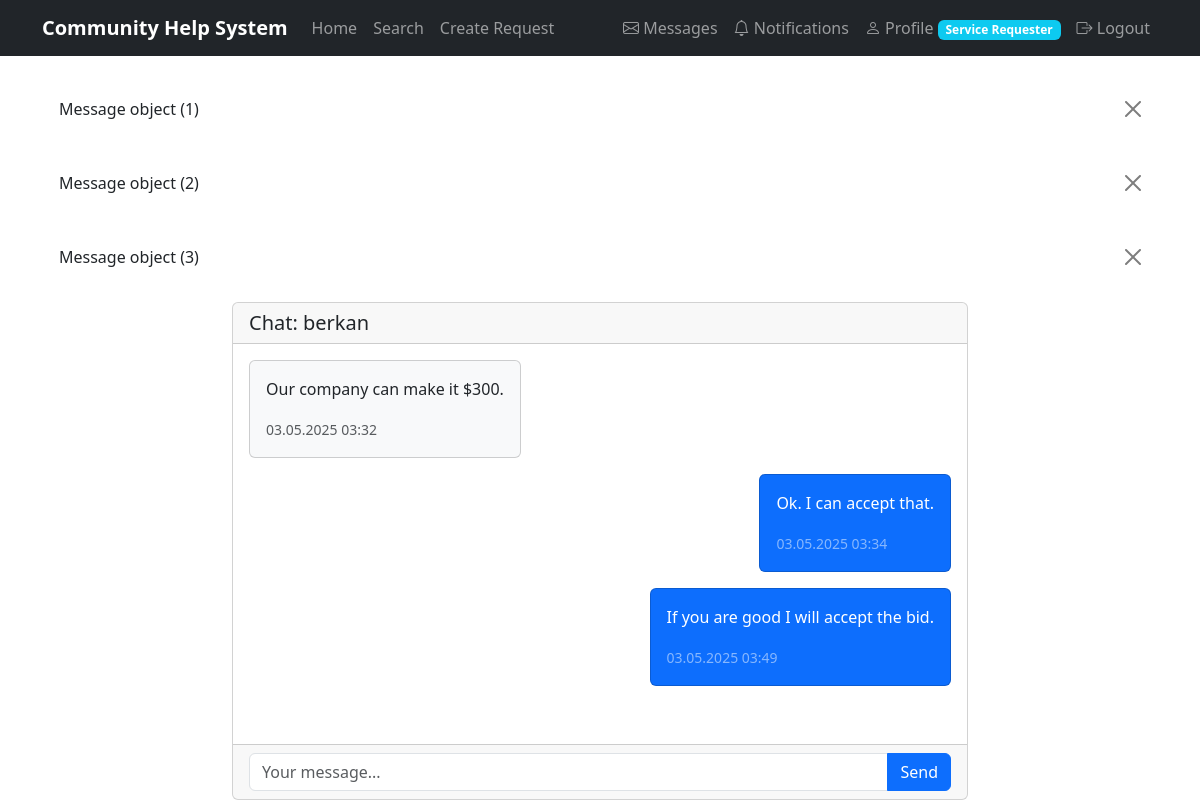
Screenshot of /chat/1/ (signed in) with the database file from the repository.
### community/models.py (models this page shows)
class Message(models.Model):
    sender = models.ForeignKey(User, on_delete=models.CASCADE, related_name='sent_messages')
    receiver = models.ForeignKey(User, on_delete=models.CASCADE, related_name='received_messages')
    content = models.TextField()
    is_read = models.BooleanField(default=False)
    created_at = models.DateTimeField(default=timezone.now)

class User(AbstractUser):
    is_resident = models.BooleanField(default=False)
    is_service_provider = models.BooleanField(default=False)
    profile_picture = models.ImageField(upload_to='profile_pics/', null=True, blank=True)
    phone_number = models.CharField(max_length=15, null=True, blank=True)
    address = models.CharField(max_length=255, null=True, blank=True)
    bio = models.TextField(null=True, blank=True)
    rating = models.DecimalField(max_digits=3, decimal_places=2, default=0.00)
    created_at = models.DateTimeField(default=timezone.now)

### community/views.py (the view)
# urls.py: path('chat/<int:user_id>/', views.chat, name='chat'),
@login_required
def chat(request, user_id):
    other_user = get_object_or_404(User, pk=user_id)
    messages = Message.objects.filter(
        (Q(sender=request.user) & Q(receiver=other_user)) |
        (Q(sender=other_user) & Q(receiver=request.user))
    ).order_by('created_at')
    unread_notifications_count = get_unread_notifications_count(request.user)
    if request.method == 'POST':
        form = MessageForm(request.POST)
        if form.is_valid():
            message = form.save(commit=False)
            message.sender = request.user
            message.receiver = other_user
            message.save()
            return redirect('chat', user_id=user_id)
    else:
        form = MessageForm()
    return render(request, 'community/chat.html', {
        'other_user': other_user,
        'messages': messages,
        'form': form,
        'unread_notifications_count': unread_notifications_count
    })

### community/forms.py
class MessageForm(forms.ModelForm):
    class Meta:
        model = Message
        fields = ['content']

### community/views.py (called while the page is built)
def get_unread_notifications_count(user):
    return Notification.objects.filter(user=user, is_read=False).count()

### templates/community/chat.html (shortened to what this page needs)
{% extends 'community/base.html' %}
{% block content %}
<div class="row">
    <div class="col-md-8 mx-auto">
        <div class="card">
            <div class="card-header">
                <h5 class="mb-0">Chat: {{ other_user.username }}</h5>
            </div>
            <div class="card-body" style="height: 400px; overflow-y: auto;">
                {% for message in messages %}
                    <div class="mb-3">
                        <div class="d-flex {% if message.sender == user %}justify-content-end{% endif %}">
                            <div class="card {% if message.sender == user %}bg-primary text-white{% else %}bg-light{% endif %}" style="max-width: 70%;">
                                <div class="card-body">
                                    <p class="card-text">{{ message.content }}</p>
                                    <small class="text-{% if message.sender == user %}white-50{% else %}muted{% endif %}">
                                        {{ message.created_at|date:"d.m.Y H:i" }}
                                    </small>
                                </div>
                            </div>
                        </div>
                    </div>
                {% empty %}
                    <p class="text-muted text-center">No messages yet.</p>
                {% endfor %}
            </div>
            <div class="card-footer">
                <form method="post">
                    <div class="input-group">
                        <input type="text" class="form-control" name="content" placeholder="Your message..." required>
                        <button type="submit" class="btn btn-primary">Send</button>
                    </div>
                </form>
            </div>
        </div>
    </div>
</div>
{% endblock %}

### templates/community/base.html (shortened to what this page needs)
<!DOCTYPE html>
<html lang="en">
<head>
    <link href="https://cdn.jsdelivr.net/npm/bootstrap@5.3.0/dist/css/bootstrap.min.css" rel="stylesheet">
    <link rel="stylesheet" href="https://cdn.jsdelivr.net/npm/bootstrap-icons@1.7.2/font/bootstrap-icons.css">
</head>
<body>
    <nav class="navbar navbar-expand-lg navbar-dark bg-dark">
        <div class="container">
            <a class="navbar-brand" href="{% url 'home' %}">Community Help System</a>
            <div class="collapse navbar-collapse" id="navbarNav">
                {% if user.is_authenticated %}
                    <ul class="navbar-nav me-auto">
                        <li class="nav-item">
                            <a class="nav-link" href="{% url 'home' %}">Home</a>
                        </li>
                        <li class="nav-item">
                            <a class="nav-link" href="{% url 'search_requests' %}">Search</a>
                        </li>
                        {% if user.is_resident %}
                            <li class="nav-item">
                                <a class="nav-link" href="{% url 'create_service_request' %}">Create Request</a>
                            </li>
                        {% endif %}
                    </ul>
                    <ul class="navbar-nav">
                        <li class="nav-item">
                            <a class="nav-link" href="{% url 'messages_list' %}">
                                <i class="bi bi-envelope"></i> Messages
                            </a>
                        </li>
                        <li class="nav-item">
                            <a class="nav-link position-relative" href="{% url 'notifications' %}">
                                <i class="bi bi-bell"></i> Notifications
                            </a>
                        </li>
                        <li class="nav-item">
                            <a class="nav-link" href="{% url 'profile' %}">
                                <i class="bi bi-person"></i> Profile
                                {% if user.is_resident %}
                                    <span class="badge bg-info">Service Requester</span>
                                {% elif user.is_service_provider %}
                                    <span class="badge bg-success">Service Provider</span>
                                {% endif %}
                            </a>
                        </li>
                        <li class="nav-item">
                            <a class="nav-link" href="{% url 'logout' %}">
                                <i class="bi bi-box-arrow-right"></i> Logout
                            </a>
                        </li>
                    </ul>
                {% endif %}
            </div>
        </div>
    </nav>
    <div class="container mt-4">
        {% if messages %}
            {% for message in messages %}
                <div class="alert alert-{{ message.tags }} alert-dismissible fade show">
                    {{ message }}
                    <button type="button" class="btn-close" data-bs-dismiss="alert"></button>
                </div>
            {% endfor %}
        {% endif %}
        {% block content %}
        {% endblock %}
    </div>
</body>
</html>

### templates/community/base.html (style rules this page uses)
.navbar-brand { font-weight: bold; }
.nav-item { position: relative; }

### rows the page displays
Message: id "Message object (1)", content "Our company can make it $300.", created_at "03.05.2025 03:32"
Message: id "Message object (2)", content "Ok. I can accept that.", created_at "03.05.2025 03:34"
Message: id "Message object (3)", content "If you are good I will accept the bid.", created_at "03.05.2025 03:49"
User: username "berkan"
